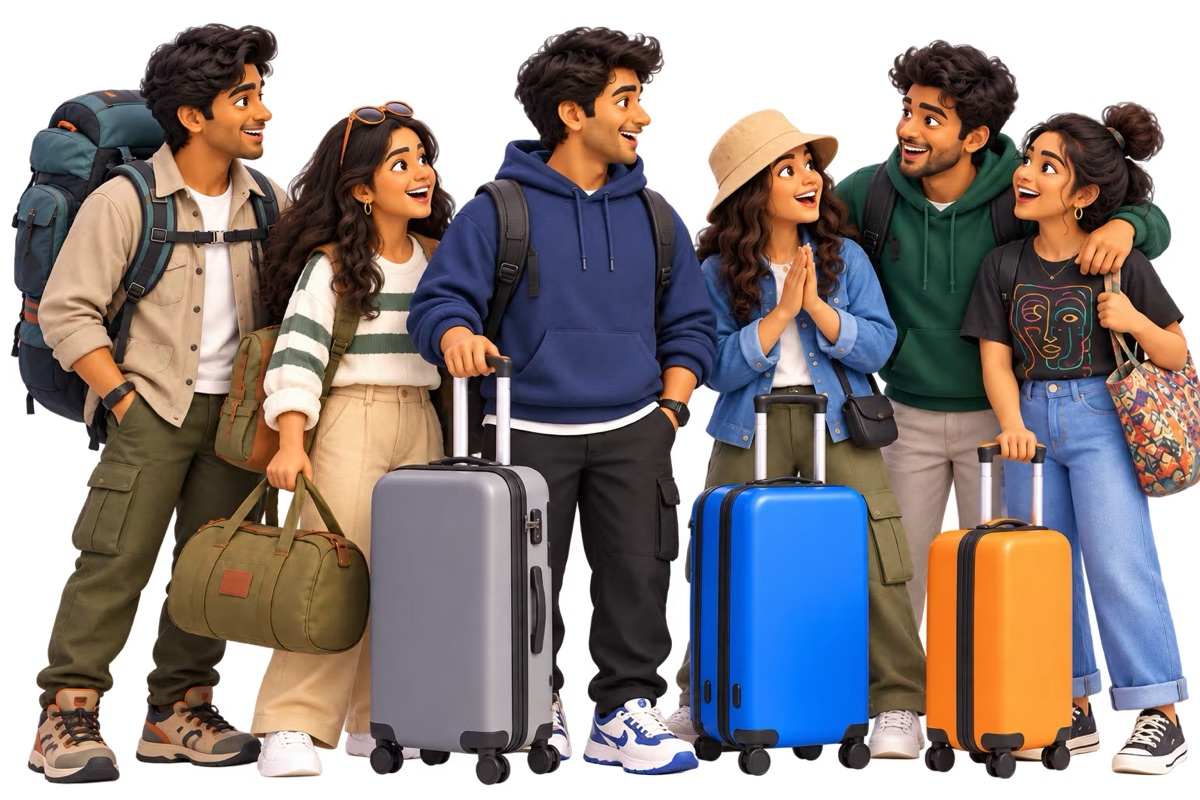
#> input picture assets/illustrations/friends.jpg, 1200 x 800 px
$ python -i showreel.py   (imports and definitions only)
#> lines starting #> are read from the running program, lines starting #| are printed output that depends on the picture
# along — 30 s showreel. Renders every frame with PIL + numpy (4-sample motion blur), synthesises the score + SFX with numpy.
# Usage (from repo root, with numpy + pillow): python scripts/showreel.py still 0.5 3.2 ...  |  video out.mp4  |  audio out.wav
import sys, math, random, os, subprocess
from functools import lru_cache
import numpy as np
from PIL import Image, ImageDraw, ImageFont, ImageFilter, ImageChops

ROOT = os.path.abspath(os.path.join(os.path.dirname(__file__), "..")) if os.path.basename(os.path.dirname(os.path.abspath(__file__))) == "scripts" else "/Users/pmjpraveen/Desktop/ALONG"
FD = os.path.expanduser("~/Library/Fonts")
W, H, FPS = 1920, 1280, 30
BPM = 128; BEAT = 60 / BPM; BAR = 4 * BEAT; DUR = 30.0
# latest brand (DESIGN.md "Current styling"): Brand Black on white, the six trip-card colours, the splash stripes
BLK = (34, 34, 34); WHITE = (255, 255, 255); GREY = (106, 106, 106); ICON = (68, 68, 68); SOFT = (244, 244, 244); LINE = (208, 208, 208); RED = (203, 39, 47)
PEACH = (255, 192, 145); PERI = (229, 235, 255); BEIGE = (235, 224, 217); OLIVE = (217, 224, 171); SKY = (222, 246, 255); LEMON = (255, 242, 123)
STRIPES = [(255, 204, 61), (255, 173, 0), (255, 75, 0), (222, 0, 90), (111, 0, 177), (0, 35, 133)]  # app splash stripes

# scene boundaries (seconds) — all on bar lines
T_VAC, T_DROP, T_PLAN, T_SPLIT, T_EXACT, T_SETTLE, T_STAMP, T_MONT, T_FIN = 3.40, 3.75, 5.625, 9.375, 13.125, 16.875, 20.625, 24.375, 26.25

# ---------- easing ----------
def clamp(x, a=0.0, b=1.0): return a if x < a else b if x > b else x
def prog(t, t0, d): return clamp((t - t0) / d)
def oexpo(x): return 1.0 if x >= 1 else 1 - 2 ** (-10 * x)
def ocubic(x): return 1 - (1 - x) ** 3
def icubic(x): return x ** 3
def iocubic(x): return 4 * x ** 3 if x < .5 else 1 - (-2 * x + 2) ** 3 / 2
def oback(x, s=1.9): x = clamp(x) - 1; return 1 + (s + 1) * x ** 3 + s * x ** 2
def spring(x, f=1.6, z=6.5): return 1.0 if x >= 1 else 1 - math.exp(-z * x) * math.cos(2 * math.pi * f * x)
def lerp(a, b, x): return a + (b - a) * x
def hsh(n): return (math.sin(n * 127.1 + 311.7) * 43758.5453) % 1.0
def beat_t(n): return n * BEAT

# ---------- sprites ----------
def col(c, a=255): return tuple(c) + (a,) if len(c) == 3 else tuple(c)

# [34 lines left out: functions tsp, rr, avatar, shadow_of, not called in this run]
_SH = {}
# [15 lines left out: functions shadow, place, not called in this run]

def placeS(cv, spr, key, cx, cy, s=1.0, rot=0.0, a=1.0, lift=26, blur=34, op=.28, sx=1.0, sy=1.0):
    sh = shadow(key, spr, blur, op); place(cv, sh, cx, cy + lift * s, s, rot, a, sx, sy); place(cv, spr, cx, cy, s, rot, a, sx, sy)

# [15 lines left out: function persp, not called in this run]

def place_persp(cv, spr, cx, cy, s=1.0, **kw):
    if s != 1.0: spr = spr.resize((int(spr.width * s), int(spr.height * s)), Image.BILINEAR)
    o, dx, dy = persp(spr, **kw); cv.paste(o, (int(cx + dx), int(cy + dy)), o)

# [5 lines left out: function vgrad, not called in this run]
def bg(c1, c2=None): return (vgrad(c1, c2 or c1)).copy()
def tint(cv, c, a):
    if a > 0.003: cv.paste(Image.new("RGB", cv.size, c), (0, 0), Image.new("L", cv.size, int(255 * clamp(a))))

# [16 lines left out: functions fit, kin, not called in this run]

def pop(cv, spr, cx, cy, t, t0, d=.45, **kw):
    p = prog(t, t0, d)
    if p > 0: place(cv, spr, cx, cy, spring(p) * kw.pop("s", 1.0), a=clamp(p * 6), **kw)

# [35 lines left out: functions title, ring_mask, particles, wordmark, not called in this run]

@lru_cache(None)
def raw(name): return Image.open(f"{ROOT}/store/raw/{name}.png").convert("RGB")
PW, BEZ = 720, 16
# [5 lines left out: function phone, not called in this run]
@lru_cache(None)
def phone_static(name): return phone(base(name), name)
RS = PW / 1206.0   # raw px -> phone px

# stamps drawn below (explicit builder to keep arcs readable)
# [39 lines left out: functions arc_text, distress, stamp, not called in this run]

# ---------- the app's own screens, re-texted with the Puri trip (the screenshots are only edited where the text differs) ----------
AFONTS = {"L": "GeistSans-Light.ttf", "R": "GeistSans-Regular.ttf", "M": "GeistSans-Medium.ttf"}
@lru_cache(None)
def af(k, s): return ImageFont.truetype(f"{ROOT}/assets/fonts/{AFONTS[k]}", int(s))
def font(w, s): return af("L" if w <= 300 else "R" if w <= 400 else "M", s)   # the whole film is Geist Sans Light / Regular / Medium

def _bbox(im, reg, bgc, th=45):
    a = np.asarray(im.crop(reg), np.int16); m = np.abs(a - np.array(bgc, np.int16)).sum(2) > th; ys, xs = np.where(m)
    return None if not len(xs) else (reg[0] + int(xs.min()), reg[1] + int(ys.min()), reg[0] + int(xs.max()) + 1, reg[1] + int(ys.max()) + 1)

# [6 lines left out: function retext, not called in this run]

def tag_sprite(text, size):
    f = af("M", size); w = int(f.getlength(text) + size * 1.55); h = int(size * 1.85); sp = rr(w, h, int(size * .5), BLK).copy()
    ImageDraw.Draw(sp).text((w / 2, h / 2 - size * .02), text, font=f, fill=WHITE, anchor="mm"); return sp.rotate(2.6, resample=Image.BICUBIC, expand=True)

TRIP, PLACE, DATES = "Puri trip", "Puri, Odisha", "12 Dec - 16 Dec"
@lru_cache(None)
def tag_size(): return int(100 * 418 / af("M", 100).getlength("Goa with the gang"))

def put_tag(im, reg, text):
    bgc = im.getpixel((reg[0] + 3, reg[1] + 3)); bb = _bbox(im, reg, bgc); ImageDraw.Draw(im).rectangle([bb[0] - 4, bb[1] - 4, bb[2] + 4, bb[3] + 4], fill=bgc)
    sp = tag_sprite(text, tag_size()); im.paste(sp, (int((bb[0] + bb[2]) / 2 - sp.width / 2), int((bb[1] + bb[3]) / 2 - sp.height / 2)), sp)

EXPENSE_ROWS = [("Flights · 5 people", "Paid by Praveen", "₹71,130.00"), ("Flights · 4 people", "Paid by Hemant", "₹67,280.00"), ("Flights · 3 people", "Paid by Shiva", "₹55,157.00")]
ROW_Y = [(1652, 1725, 1685), (1893, 1969, 1930), (2135, 2210, 2171)]
ROW_ORIG = [("Scooter rental", "Added by You", "₹1,201.00"), ("Dinner at the shack", "Owed to Cy", "₹2,400.00"), ("Hotel", "Paid by You", "₹20,000.00")]
# [4 lines left out: function patch_rows, not called in this run]
@lru_cache(None)
def expense_rows_img(key):
    im = raw("3-expenses").copy(); patch_rows(im, key); return im

# [27 lines left out: function base, not called in this run]

# ---------- scenes (landscape, latest neutral brand: Brand Black on white, six trip-card colours, splash stripes) ----------
CHAT = [("B", "who's booking the flights??"), ("A", "I paid for ours. again."), ("C", "what's the plan for day 2?"), ("B", "u owe me ₹14,226"), ("A", "GPay me pls"),
        ("C", "who's on Hemant's flight??"), ("B", "split it 4 ways?"), ("A", "no 3. Girija isn't coming"), ("C", "WHO HAS THE HOTEL LINK"), ("B", "how much was the boat ride"),
        ("A", "?????"), ("C", "I'll pay u later"), ("B", "hello??"), ("A", "wait"), ("C", "!!!"), ("B", "pls"), ("A", "??"), ("C", "huh"), ("B", "??"), ("A", "!!"), ("C", "??"), ("B", "!!!")]
def chaos_times():
    ts = []; t = .12; g = .33
    while t < 3.3: ts.append(t); t += g; g = max(.055, g * .87)
    return ts
CT = chaos_times()
CL, CR = 460, 1460   # chat column edges

# [45 lines left out: functions bubble, side_toast, glow_img, sc_chaos, glitch, not called in this run]

def sc_vac(t):
    tau = t - T_VAC; cv = Image.new("RGB", (W, H), (6, 6, 6)); p = prog(tau, .06, .29); r = 8 + 14 * p
    ring_mask(cv, W / 2, H / 2, 26 * p ** 2 * 3 + 6, 3, WHITE, .35 * p); ImageDraw.Draw(cv).ellipse([W / 2 - r, H / 2 - r, W / 2 + r, H / 2 + r], fill=WHITE); return cv

# [16 lines left out: function sc_drop, not called in this run]

def screen_patch(name, f):
    im = base(name).copy(); d = ImageDraw.Draw(im); f(d, im); return im

PCX = 1440   # phone column centre
# [51 lines left out: functions sc_plan, sc_split, not called in this run]

SHARES = {"Equally": [16820] * 4, "Custom amounts": [28000, 14280, 12500, 12500], "Percent": [26912, 20184, 13456, 6728], "Shares": [13456, 13456, 13456, 26912]}   # all sum to ₹67,280, Hemant's flight
ROWS_Y = [330, 500, 670, 840]; BAR_COL = [PEACH, LEMON, SKY, OLIVE]
# [60 lines left out: functions sc_exact, sc_settle, not called in this run]

SOX, SOY = 760, -530
# [24 lines left out: functions checkdot, sc_stamp, not called in this run]

MONT = [("TRIP", "1-home", PEACH, BLK), ("PLAN", "5-day2", PERI, BLK), ("SPEND", "3-expenses", LEMON, BLK), ("SPLIT", "9-add-expense", BLK, WHITE),
        ("SETTLE", "7-balances", OLIVE, BLK), ("STAMP", "8-stamps", SKY, BLK), ("REMEMBER", "polaroids", BEIGE, BLK), ("TOGETHER.", None, WHITE, BLK)]
# [55 lines left out: functions pol_sprite, sc_mont, sc_final, cover_stripes, cover_iris, cover_slash, not called in this run]
def cover_slab(cv, t, tb, c):
    top = H * (1 - ocubic(prog(t, tb - .3, .3))); bot = H * (1 - ocubic(prog(t, tb, .3)))
    if bot > top: ImageDraw.Draw(cv).rectangle([0, top - 1, W, bot + 1], fill=c)

# [9 lines left out: function transitions, not called in this run]

# ---------- camera / post ----------
IMP = [(T_DROP, 1.0), (T_DROP + .0, 0)] + [(T_FIN + .9375, .8), (T_STAMP + .47, .8), (T_STAMP + .9375, .9), (T_STAMP + 1.406, .9), (T_STAMP + 1.875, 1.0), (T_FIN + BAR, .7), (T_SPLIT + 2.344, .5), (T_SETTLE + 1.5, .6), (T_SPLIT + 3.28, .7), (T_PLAN, .5), (T_SPLIT, .5), (T_EXACT, .5), (T_SETTLE, .5), (T_STAMP, .5), (T_MONT, .6), (T_FIN, .8), (T_VAC, 1.0)]
def energy(t, dec=.12): return sum(s * math.exp(-(t - ti) / dec) for ti, s in IMP if t >= ti)
VIG = None
# [24 lines left out: function frame_pil, not called in this run]

def frame_np(i, shutter=.5, ns=5):
    acc = None; ts = [i / FPS + (k / ns - .5) * shutter / FPS for k in range(ns)]
    for t in ts:
        im, e = frame_pil(max(0, t)); a = np.asarray(im, np.float32); acc = a if acc is None else acc + a
    a = acc / ns; t = i / FPS; e = energy(t)
    ca = int(2 + 16 * min(e, 1.2) + (14 * clamp(t / 3.3) ** 3 if t < T_VAC else 0))
    a = np.stack([np.roll(a[..., 0], ca, 1), a[..., 1], np.roll(a[..., 2], -ca, 1)], -1)
    global VIG
    if VIG is None:
        y, x = np.mgrid[0:H, 0:W].astype(np.float32); r = ((x - W / 2) / (W / 2)) ** 2 + ((y - H / 2) / (H / 2)) ** 2; VIG = (1 - .16 * r / 2)[..., None]
    a = a * VIG + np.random.RandomState(i).standard_normal((H, W, 1)).astype(np.float32) * 1.8
    return np.clip(a, 0, 255).astype(np.uint8)

def _w(i): return frame_np(i).tobytes()

# [14 lines not run here, left out]

>>> import cv2
>>> picture = cv2.imread('../assets/illustrations/friends.jpg', cv2.IMREAD_GRAYSCALE)
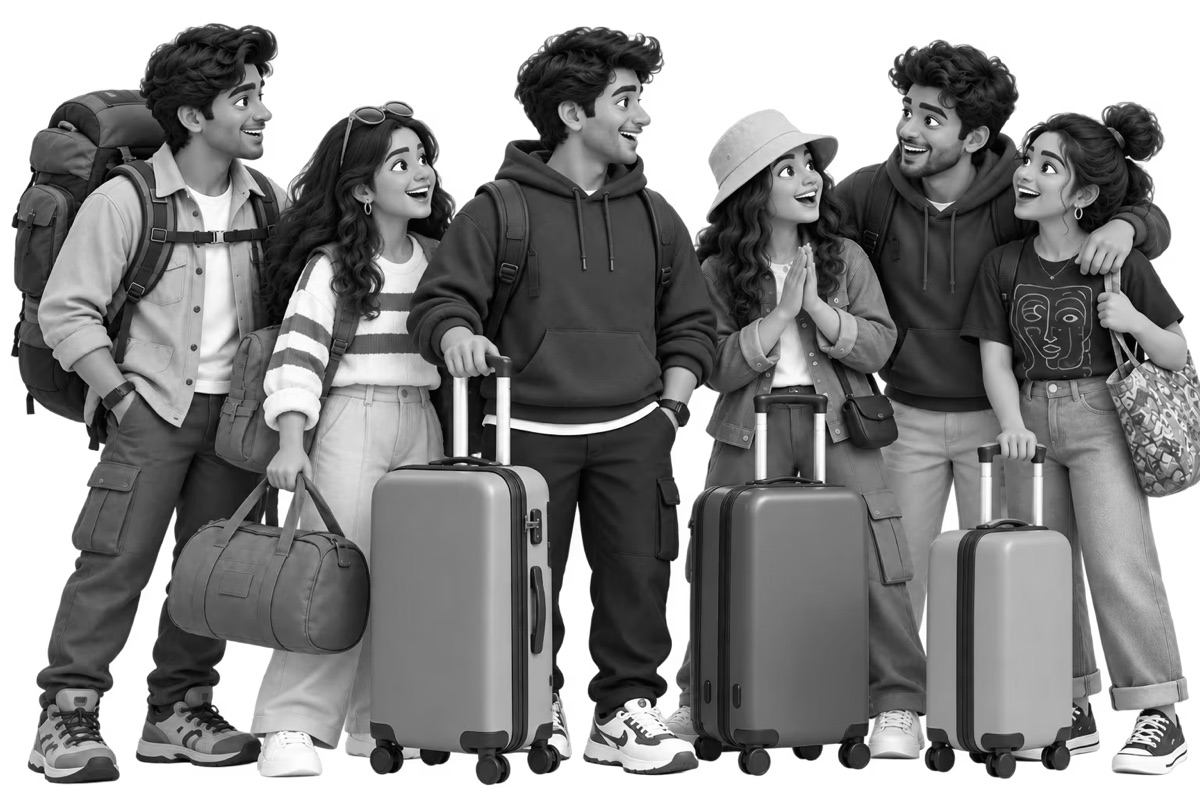
#> picture: shape (800, 1200); min 0, max 255, mean 139.7
>>> result = frame_np(picture)
#> in frame_np, `ts = [i / FPS + (k / ns - 0.5) * shutter / FPS for k in range(ns)]`: ts = 5 items
#> (the run stopped early here; a loop or call above may not have finished)
